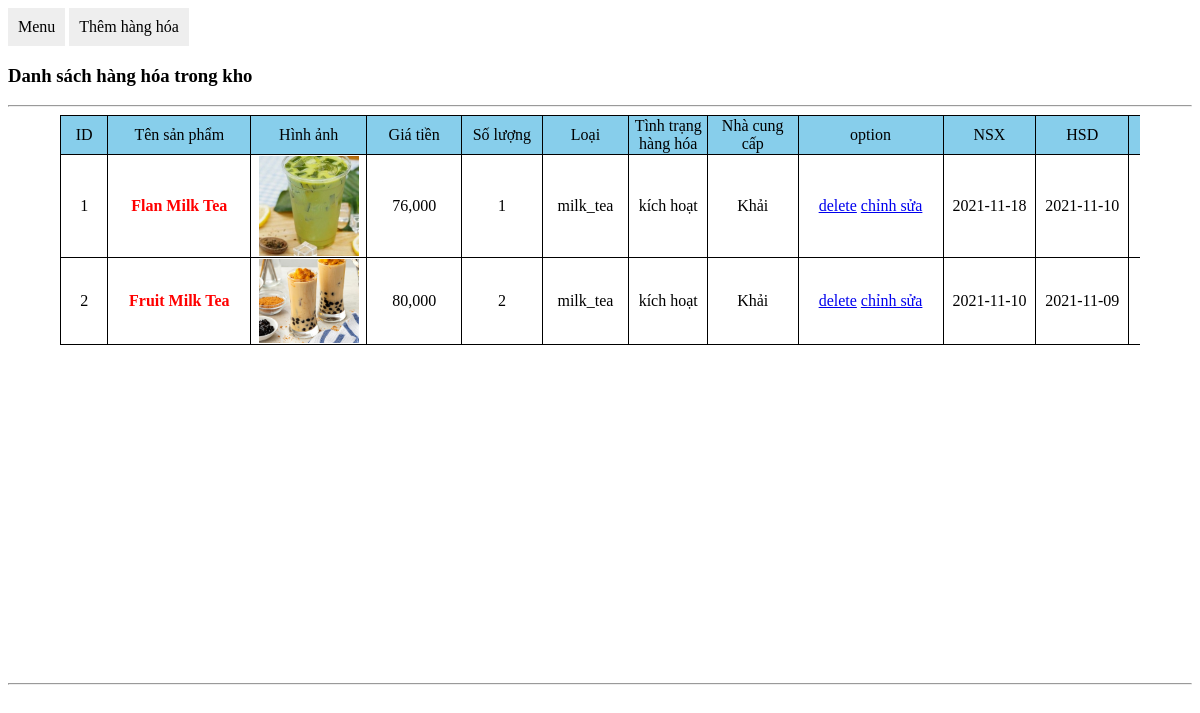
The page /admin/list.php on the database as committed earlier.
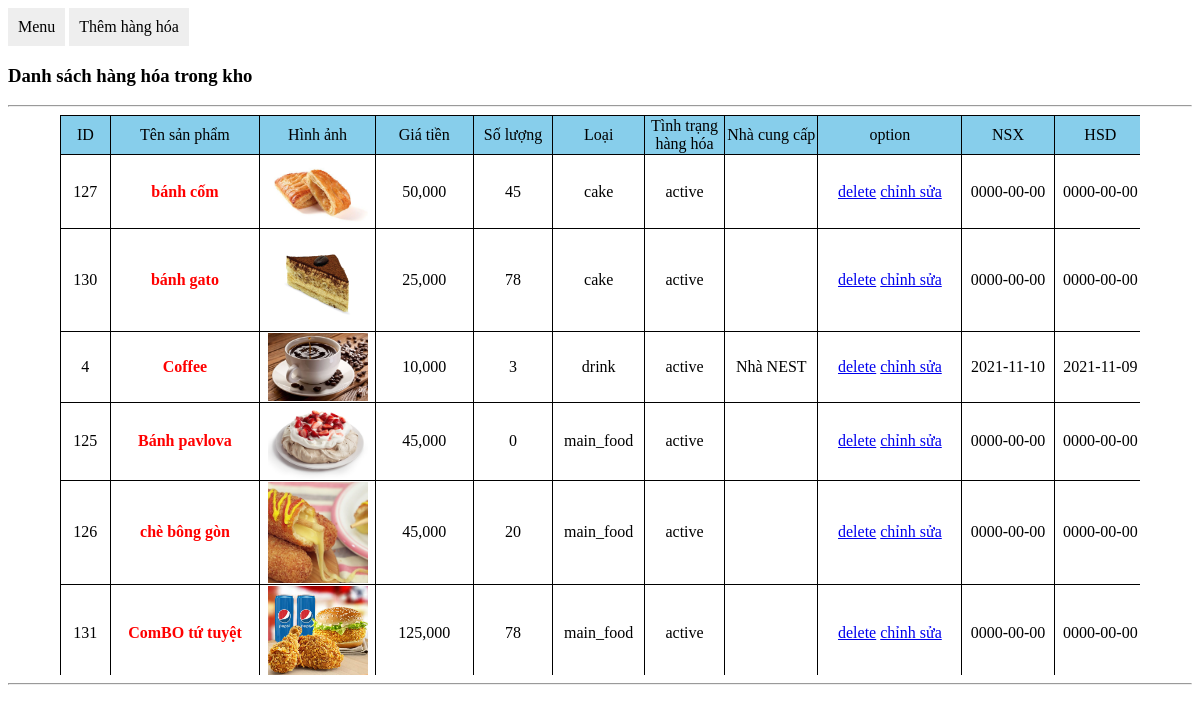
The same page on the database as committed later.
### tables this page shows
CREATE TABLE `item_1` (
  `id` int(30) NOT NULL,
  `thu_tu` int(200) NOT NULL,
  `name` varchar(200) NOT NULL,
  `img` varchar(500) NOT NULL,
  `cost` int(50) NOT NULL,
  `status` varchar(100) NOT NULL,
  `details` text NOT NULL,
  `HSD` date NOT NULL,
  `NXS` date NOT NULL,
  `Supply` varchar(100) NOT NULL,
  `type` varchar(100) NOT NULL,
  `category` varchar(100) NOT NULL
);

### admin/list.php (the view, shortened to what this page needs)
<?php
    include('../config/config.php');
    $list_001 = "SELECT * FROM item_1 ORDER BY type ASC" ;
    $query_list = mysqli_query($mysqli, $list_001);
?>
<div class="menu">
    <a href="index.php">Menu</a>
    <a href="add.php">Thêm hàng hóa</a>
</div>
<h3>Danh sách hàng hóa trong kho</h3>
<hr>
<div class="main-body">
    <table >
    <tr style="background-color:skyblue">
                <td style="width:60px">ID</td>
                <td style="width:200px">Tên sản phẩm</td>
                <td style="width:120px">Hình ảnh</td>
                <td style="width:120px">Giá tiền</td>
                <td style="width:100px">Số lượng</td>
                <td style="width:100px">Loại</td>
                <td style="width:100px">Tình trạng hàng hóa</td>
                <td style="width:120px">Nhà cung cấp</td>
                <td style="width:200px">option</td>
                <td style="width:120px">NSX</td>
                <td style="width:120px">HSD</td>
                <td style="width:400px" class="detals">Mô tả</td>
            </tr>
       <?php
        while($row_list = mysqli_fetch_array( $query_list)){
        ?>
            <tr>
                <td><?php echo $row_list['id']; ?></td>
                <td style="color:red;font-weight:bold"><?php echo $row_list['name']; ?></td>
                <td><img src="../assets/img/<?php echo $row_list['img'];?>" width="100px"></td>
                <td><?php echo number_format($row_list['cost']); ?></td>
                <td><?php echo number_format($row_list['thu_tu']); ?></td>
                <td><?php echo $row_list['type']; ?></td>
                <td><?php echo $row_list['status']; ?></td>
                <td><?php echo $row_list['Supply']; ?></td>
                <td><a href="list.php?&option_list=delete&id_list=<?php echo $row_list['id']; ?>">delete</a>
                <a href="update.php?option_list=update&id_list=<?php echo $row_list['id'];?>">chỉnh sửa</a></td>
                <td><?php echo $row_list['NXS']; ?></td>
                <td><?php echo $row_list['HSD']; ?></td>
                <td><?php echo $row_list['details']; ?></td>
            </tr>
        <?php }?>
    </table>
</div>
<hr>

### admin/list.php (style rules this page uses)
table { width: 1350px; border-collapse:collapse; background-color: #fff; text-align: center; padding: 10px; }
tr { border:1px solid black; }
td { border:1px solid black; }
.main-body { width: 1080px; height: 560px; margin: 0 auto; overflow-x: scroll; overflow-y: scroll; }
.menu a { display: inline-block; padding :10px; text-decoration: none; color: black; background-color: #eee; }

Rows that differ between the two databases and show on the page:
removed item_1: id "1", name "Flan Milk Tea", img (picture), cost "76,000", thu_tu "1", type "milk_tea", status "kích hoạt", Supply "Khải", NXS "2021-11-18", HSD "2021-11-10"
removed item_1: id "2", name "Fruit Milk Tea", img (picture), cost "80,000", thu_tu "2", type "milk_tea", status "kích hoạt", Supply "Khải", NXS "2021-11-10", HSD "2021-11-09"
added item_1: id "127", name "bánh cốm", img (picture), cost "50,000", thu_tu "45", type "cake", status "active", NXS "0000-00-00", HSD "0000-00-00"
added item_1: id "130", name "bánh gato", img (picture), cost "25,000", thu_tu "78", type "cake", status "active", NXS "0000-00-00", HSD "0000-00-00"
added item_1: id "4", name "Coffee", img (picture), cost "10,000", thu_tu "3", type "drink", status "active", Supply "Nhà NEST", NXS "2021-11-10", HSD "2021-11-09"
added item_1: id "125", name "Bánh pavlova", img (picture), cost "45,000", thu_tu "0", type "main_food", status "active", NXS "0000-00-00", HSD "0000-00-00"
added item_1: id "126", name "chè bông gòn", img (picture), cost "45,000", thu_tu "20", type "main_food", status "active", NXS "0000-00-00", HSD "0000-00-00"
added item_1: id "131", name "ComBO tứ tuyệt", img (picture), cost "125,000", thu_tu "78", type "main_food", status "active", NXS "0000-00-00", HSD "0000-00-00"
